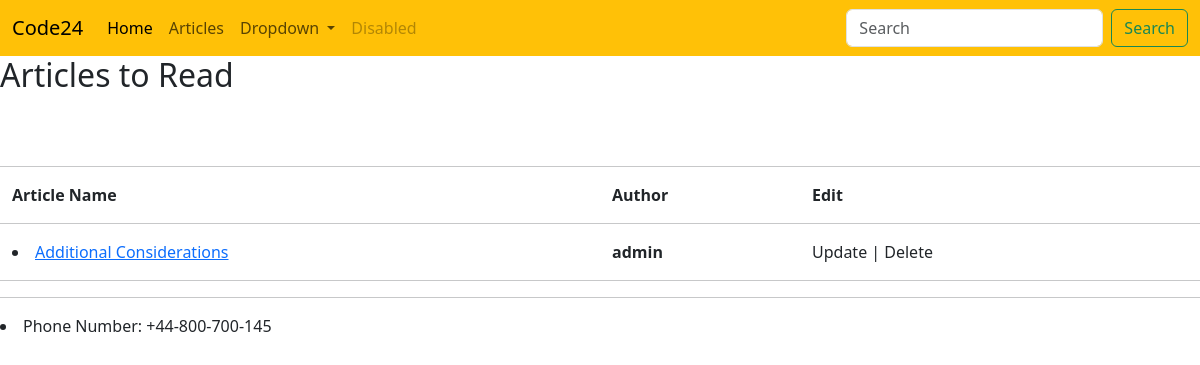
/articles/, run on an earlier commit of the app's database.
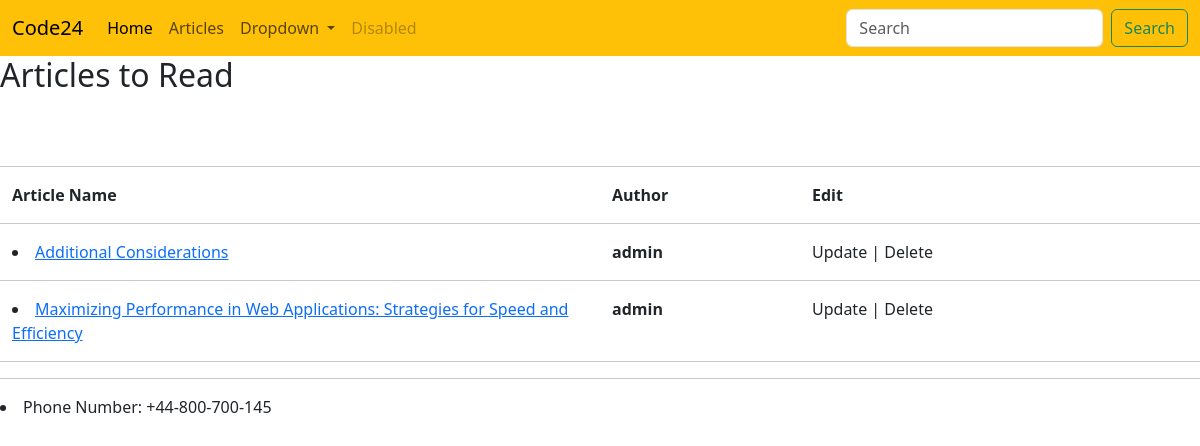
And on a later commit of the database.
### article/models.py (models this page shows, shortened)
class ArticleModel(models.Model):
    STATUS_OF_ARTICLE = (
        ("checking" , "Checking"),
        ("rejected" , "Rejected"),
        ("published" , "Published"),
    )
    Title = models.CharField(max_length=150)
    Body  = models.TextField(max_length=10000)
    Author= models.ForeignKey("auth.user", on_delete=models.CASCADE)
    Created = models.DateTimeField(auto_now_add=True)
    Edited = models.DateTimeField(auto_now=True)
    Status = models.CharField(max_length=15, choices=STATUS_OF_ARTICLE, default="checking")
    slug   = models.SlugField(unique=True, null=True)
    class Meta:
        ordering = ("-Created",)

### article/views.py (the view)
# urls.py: path('', ArticleListView.as_view(), name = "ArticleListView_url"),
class ArticleListView(ListView):
    model = ArticleModel
    template_name = "article/ArticleListView.html"
    context_object_name  = "articles"
    def get_queryset(self):
        return ArticleModel.objects.filter(Status='published')

### template/article/ArticleListView.html (shortened to what this page needs)
{% extends "base.html" %}
{% block title %}<h2>Articles to Read</h2>{% endblock title %}
{% block content %}
<br>
<br>
<hr>
<div class="container-fluid">
    <div class="row">
    <div class="col col-lg-6 ">
        <strong>Article Name</strong>
    </div>
    <div class="col col-lg-2">
        <strong>Author</strong>
    </div>
    <div class="col col-lg-2">
       <strong>Edit</strong>
    </div>
    </div>
</div>
<hr>
{% for article in articles  %}
    <div class="container-fluid">
        <div class="row">
        <div class="col col-lg-6">
            <li><a href="{% url "ArticleDetailView_url" article.slug %}">{{article.Title}}</a></li>
        </div>
        <div class="col col-lg-2">
            <strong>{{article.Author}}</strong>
        </div>
        <div class="col col-lg-2">
           Update | Delete
        </div>
        </div>
    </div>
    <hr>
{% endfor %}
{% endblock content %}

### template/base.html (shortened to what this page needs)
<!doctype html>
<html lang="en">
    <head>
        <link
            href="https://cdn.jsdelivr.net/npm/bootstrap@5.3.2/dist/css/bootstrap.min.css"
            rel="stylesheet"
        />
    </head>
    <body>
        <nav class="navbar navbar-expand-lg bg-warning">
            <div class="container-fluid">
              <a class="navbar-brand" href="{% url "home_url" %}">{{Site_Name}}</a>
              <div class="collapse navbar-collapse" id="navbarSupportedContent">
                <ul class="navbar-nav me-auto mb-2 mb-lg-0">
                  <li class="nav-item">
                    <a class="nav-link active" aria-current="page" href="{% url "home_url" %}">Home</a>
                  </li>
                  <li class="nav-item">
                    <a class="nav-link" href="{% url "ArticleListView_url" %}">Articles</a>
                  </li>
                  <li class="nav-item dropdown">
                    <a class="nav-link dropdown-toggle" href="#" role="button" data-bs-toggle="dropdown" aria-expanded="false">
                      Dropdown
                    </a>
                  </li>
                  <li class="nav-item">
                    <a class="nav-link disabled" aria-disabled="true">Disabled</a>
                  </li>
                </ul>
                <form class="d-flex" role="search">
                  <input class="form-control me-2" type="search" placeholder="Search" aria-label="Search">
                  <button class="btn btn-outline-success" type="submit">Search</button>
                </form>
              </div>
            </div>
          </nav>
        <header>
            {% block title %}{% endblock title %}
        </header>
        <main>
            {% block content %}{% endblock content %}
        </main>
        <footer>
            <hr>
            <p><li>Phone Number: {{Phone_Number}}</li></p>
        </footer>
    </body>
</html>

What changed in the data, as far as the page shows it:
now on this page (row edited): ArticleModel: Title "Maximizing Performance in Web Applications: Strategies for Speed and Efficiency", Author "admin"
